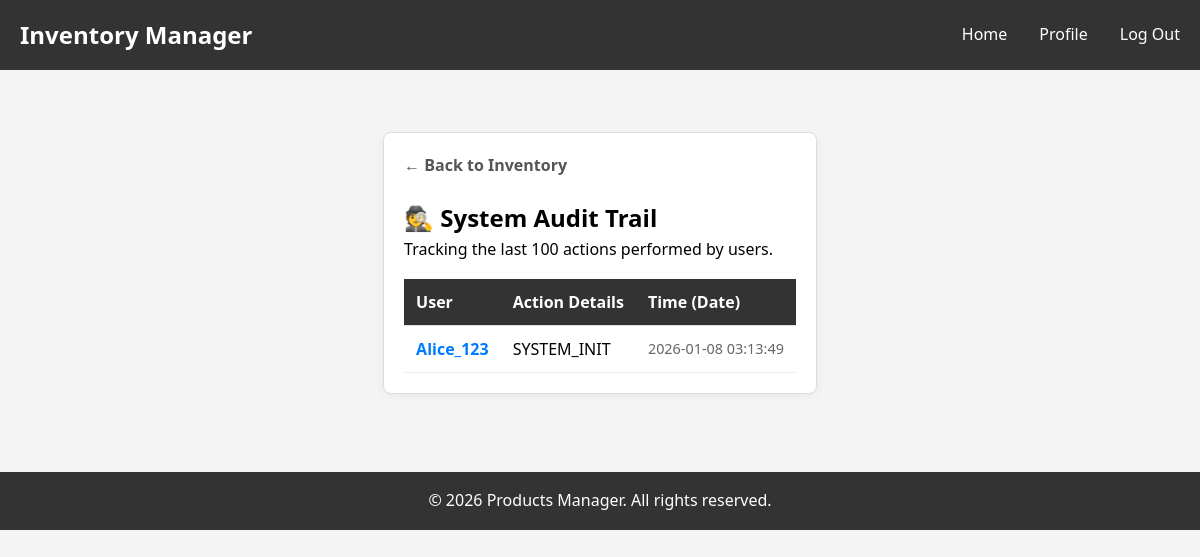
Page /pages/view_audit_logs.php (signed in) on the earlier database version.
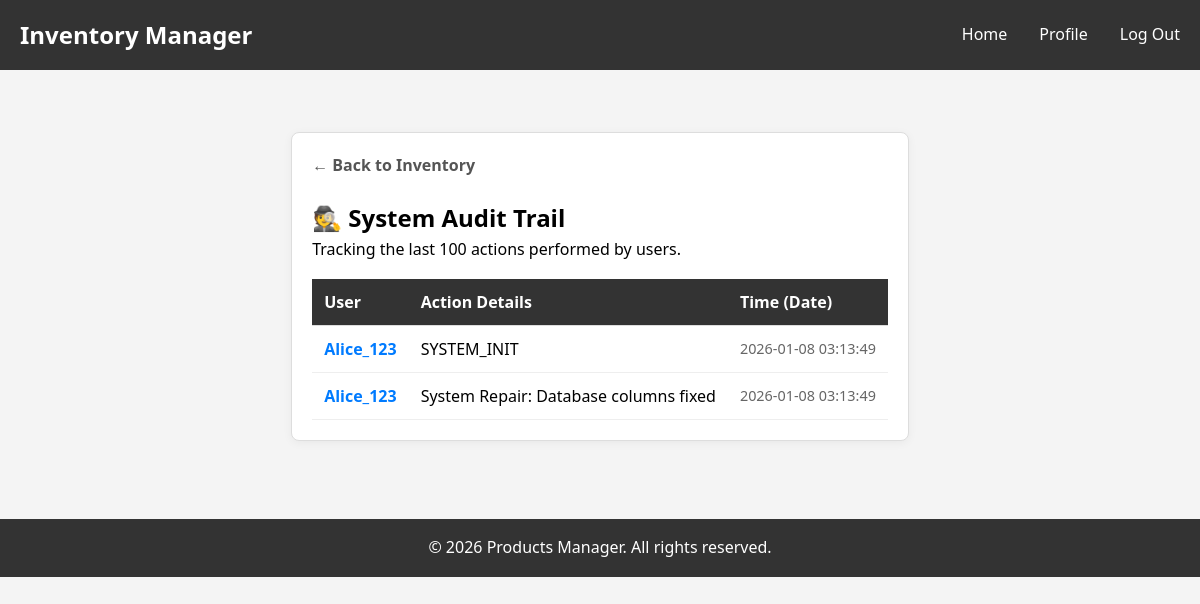
Same page on the later database version.
### tables this page shows
CREATE TABLE audit_logs (
    id INT AUTO_INCREMENT PRIMARY KEY,
    user_id INT NOT NULL,
    username VARCHAR(50),
    role VARCHAR(20),
    action VARCHAR(50),
    entity VARCHAR(50),
    entity_id INT NULL,
    description TEXT,
    ip_address VARCHAR(45),
    user_agent VARCHAR(255),
    created_at TIMESTAMP DEFAULT CURRENT_TIMESTAMP
);

CREATE TABLE `users` (
  `id` int(11) NOT NULL AUTO_INCREMENT,
  `email` varchar(255) NOT NULL,
  `username` varchar(100) NOT NULL,
  `password_hash` varchar(255) NOT NULL,
  `role` enum('Admin', 'User') NOT NULL,
  `first_name` varchar(100) NOT NULL,
  `last_name` varchar(100) NOT NULL,
  `phone_number` varchar(10) NOT NULL,
  `created_at` timestamp NOT NULL DEFAULT current_timestamp(),
  `updated_at` timestamp NOT NULL DEFAULT current_timestamp() ON UPDATE current_timestamp(),
  PRIMARY KEY (`id`),
  UNIQUE KEY `username` (`username`),
  UNIQUE KEY `phone_number` (`phone_number`)
);

### utils/inventory_logic.php (called while the page is built, shortened)
<?php
function getRecentLogs($conn, $limit = 50) {
    $logs = [];
    $stmt = $conn->prepare("SELECT a.action, a.timestamp, u.username FROM audit_logs a LEFT JOIN users u ON a.user_id = u.id ORDER BY a.timestamp DESC LIMIT ?");
    $stmt->bind_param("i", $limit);
    $stmt->execute();
    $result = $stmt->get_result();
    while ($row = $result->fetch_assoc()) {
        $row['username'] = htmlspecialchars($row['username'], ENT_QUOTES, 'UTF-8');
        $row['action'] = htmlspecialchars($row['action'], ENT_QUOTES, 'UTF-8');
        $logs[] = $row;
    }
    return $logs;
}
?>

### pages/view_audit_logs.php (the view, shortened to what this page needs)
<?php
require_once '../config/config.php';
require_once '../utils/inventory_logic.php';
$logs = getRecentLogs($conn, 100);
require_once '../includes/header.php';
?>
<link rel="stylesheet" href="../css/style.css">
<div class="log-container">
    <a href="manage_inventory.php" class="back-btn">&larr; Back to Inventory</a>
    <h2 style="margin-top: 0;">🕵️ System Audit Trail</h2>
    <p>Tracking the last 100 actions performed by users.</p>
    <table class="log-table">
        <thead>
            <tr>
                <th>User</th>
                <th>Action Details</th>
                <th>Time (Date)</th>
            </tr>
        </thead>
        <tbody>
            <?php if (count($logs) > 0): ?>
                <?php foreach ($logs as $log): ?>
                    <tr>
                        <td style="font-weight: bold; color: #007bff;">
                            <?php echo htmlspecialchars($log['username']); ?>
                        </td>
                        <td>
                            <?php echo htmlspecialchars($log['action']); ?>
                        </td>
                        <td style="color: #666; font-size: 0.9em;">
                            <?php echo $log['timestamp']; ?>
                        </td>
                    </tr>
                <?php endforeach; ?>
            <?php else: ?>
                <tr><td colspan="3" style="text-align:center;">No logs found yet.</td></tr>
            <?php endif; ?>
        </tbody>
    </table>
</div>
<?php require_once '../includes/footer.php'; ?>

### includes/header.php
<nav class="navbar">
    <div class="container">
        <h1>Inventory Manager</h1>
        <ul>
            <?php if (isset($_SESSION["username"])): ?>
                <?php if ($_SESSION["role"] === "User"): ?>
                    <li><a href="<?php echo BASE_URL; ?>/pages/index_user.php">Home</a></li>
                <?php elseif ($_SESSION["role"] === "Admin"): ?>
                    <li><a href="<?php echo BASE_URL; ?>/pages/index_admin.php">Home</a></li>
                <?php endif; ?>
                <li><a href="<?php echo BASE_URL; ?>/pages/profile.php">Profile</a></li>
                <li><a href="<?php echo BASE_URL; ?>/pages/logout.php">Log Out</a></li>
            <?php endif; ?>
        </ul>
    </div>
</nav>

### includes/footer.php
<footer>
    <div class="container">
        <p>&copy; <?php echo date('Y'); ?> Products Manager. All rights reserved.</p>
    </div>
</footer>

### css/style.css (style rules this page uses)
* { margin: 0; padding: 0; box-sizing: border-box; }
.container { max-width: 1200px; width: 100%; margin: 0 auto; padding: 0 20px; }
.navbar { background-color: #333; color: white; padding: 1rem 0; margin-bottom: 2rem; width: 100%; }
.navbar .container { display: flex; justify-content: space-between; align-items: center; }
.navbar h1 { font-size: 1.5rem; }
.navbar ul { display: flex; list-style: none; gap: 2rem; }
.navbar a { color: white; text-decoration: none; transition: color 0.3s; }
footer { background-color: #333; color: white; text-align: center; padding: 1rem 0; margin-top: 3rem; width: 100%; }
table { width: 100%; border-collapse: collapse; margin-top: 1rem; background-color: white; }
table th, table td { padding: 1rem; text-align: left; border-bottom: 1px solid #ddd; }
table th { background-color: #f8f9fa; font-weight: bold; color: #333; }

### pages/view_audit_logs.php (style rules this page uses)
.log-container { max-width: 1000px; margin: 30px auto; padding: 20px; background: white; border: 1px solid #ddd; border-radius: 8px; box-shadow: 0 2px 10px rgba(0,0,0,0.05); }
.back-btn { text-decoration: none; color: #555; font-weight: bold; display: inline-block; margin-bottom: 20px; }
.log-table { width: 100%; border-collapse: collapse; }
.log-table th { background: #333; color: white; padding: 12px; text-align: left; }
.log-table td { padding: 12px; border-bottom: 1px solid #eee; }

Differences in the rows shown:
added audit_logs: user.username "Alice_123", action "System Repair: Database columns fixed", timestamp "2026-01-08 03:13:49"
